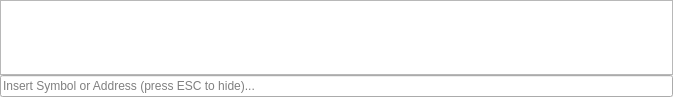
<?xml version="1.0" encoding="UTF-8"?>
<ui version="4.0">
 <class>OutputDock</class>
 <widget class="QDockWidget" name="OutputDock">
  <property name="geometry">
   <rect>
    <x>0</x>
    <y>0</y>
    <width>673</width>
    <height>97</height>
   </rect>
  </property>
  <property name="sizePolicy">
   <sizepolicy hsizetype="Preferred" vsizetype="Preferred">
    <horstretch>0</horstretch>
    <verstretch>0</verstretch>
   </sizepolicy>
  </property>
  <property name="windowTitle">
   <string>Output</string>
  </property>
  <widget class="QWidget" name="dockWidgetContents">
   <property name="sizePolicy">
    <sizepolicy hsizetype="Preferred" vsizetype="Preferred">
     <horstretch>0</horstretch>
     <verstretch>0</verstretch>
    </sizepolicy>
   </property>
   <layout class="QVBoxLayout" name="verticalLayout">
    <property name="spacing">
     <number>0</number>
    </property>
    <property name="sizeConstraint">
     <enum>QLayout::SetDefaultConstraint</enum>
    </property>
    <property name="leftMargin">
     <number>0</number>
    </property>
    <property name="topMargin">
     <number>0</number>
    </property>
    <property name="rightMargin">
     <number>0</number>
    </property>
    <property name="bottomMargin">
     <number>0</number>
    </property>
    <item>
     <widget class="OutputWidget" name="pteOutput">
      <property name="sizePolicy">
       <sizepolicy hsizetype="Preferred" vsizetype="Preferred">
        <horstretch>0</horstretch>
        <verstretch>0</verstretch>
       </sizepolicy>
      </property>
      <property name="frameShape">
       <enum>QFrame::StyledPanel</enum>
      </property>
      <property name="frameShadow">
       <enum>QFrame::Plain</enum>
      </property>
     </widget>
    </item>
    <item>
     <widget class="QLineEdit" name="leFilter">
      <property name="placeholderText">
       <string>Insert Symbol or Address (press ESC to hide)...</string>
      </property>
     </widget>
    </item>
   </layout>
  </widget>
 </widget>
 <customwidgets>
  <customwidget>
   <class>OutputWidget</class>
   <extends>QPlainTextEdit</extends>
   <header>widgets/outputwidget.h</header>
  </customwidget>
 </customwidgets>
 <resources/>
 <connections/>
</ui>
